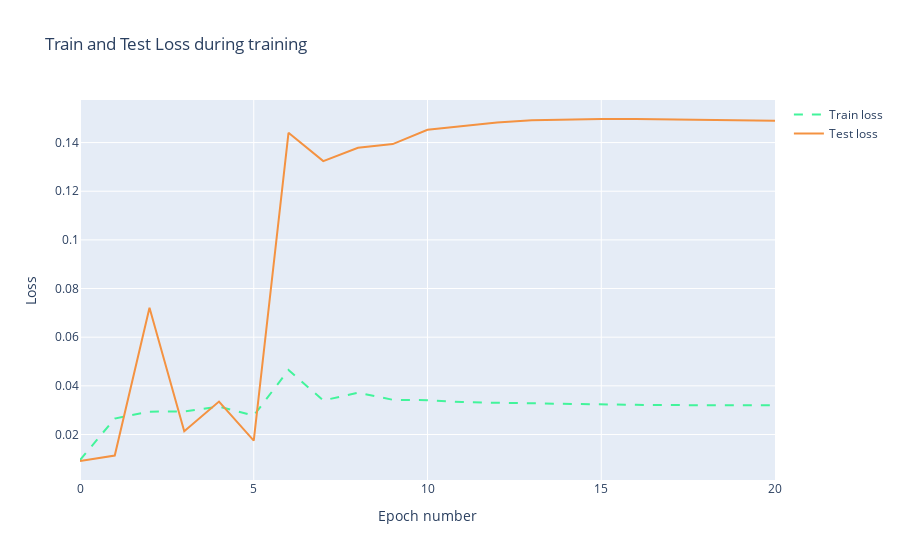

Notebook source saved alongside this figure:
### Code cell
# https://activewizards.com/blog/bitcoin-price-forecasting-with-deep-learning-algorithms/
trace1 = go.Scatter(
    x = np.arange(0, len(res.history['loss']), 1),
    y = res.history['loss'],
    mode = 'lines',
    name = 'Train loss',
    line = dict(color=('rgb(66, 244, 155)'), width=2, dash='dash')
)
trace2 = go.Scatter(
    x = np.arange(0, len(res.history['val_loss']), 1),
    y = res.history['val_loss'],
    mode = 'lines',
    name = 'Test loss',
    line = dict(color=('rgb(244, 146, 65)'), width=2)
)

data = [trace1, trace2]
layout = dict(title = 'Train and Test Loss during training',
              xaxis = dict(title = 'Epoch number'), yaxis = dict(title = 'Loss'))
fig = dict(data=data, layout=layout)
py.iplot(fig, filename='training_process')

### Figure 1 — Plotly figure (JSON) as saved in the notebook; plotly's stock layout.template omitted (floating-point values rounded to 4 significant figures)
{"data": [{"line": {"color": "rgb(66, 244, 155)", "dash": "dash", "width": 2}, "mode": "lines", "name": "Train loss", "type": "scatter", "x": [0, 1, 2, 3, 4, 5, 6, 7, 8, 9, 10, 11, 12, 13, 14, 15, 16, 17, 18, 19, 20], "y": [0.00946, 0.02654, 0.0294, 0.02946, 0.03149, 0.02778, 0.04648, 0.034, 0.03718, 0.03426, 0.03409, 0.03333, 0.03303, 0.03275, 0.0325, 0.03231, 0.03219, 0.03209, 0.03203, 0.03198, 0.03196]}, {"line": {"color": "rgb(244, 146, 65)", "width": 2}, "mode": "lines", "name": "Test loss", "type": "scatter", "x": [0, 1, 2, 3, 4, 5, 6, 7, 8, 9, 10, 11, 12, 13, 14, 15, 16, 17, 18, 19, 20], "y": [0.009102, 0.01134, 0.07208, 0.02134, 0.03353, 0.01749, 0.144, 0.1324, 0.1378, 0.1394, 0.1452, 0.1468, 0.1482, 0.1492, 0.1496, 0.1497, 0.1497, 0.1495, 0.1493, 0.1491, 0.149]}], "layout": {"title": {"text": "Train and Test Loss during training"}, "xaxis": {"autorange": true, "range": [0, 20], "title": {"text": "Epoch number"}, "type": "linear"}, "yaxis": {"autorange": true, "range": [0.001291, 0.1575], "title": {"text": "Loss"}, "type": "linear"}}}
